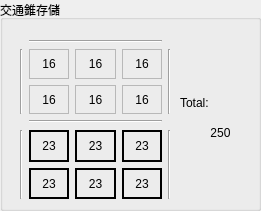
       <widget class="QGroupBox" name="groupBox_9">
        <property name="geometry">
         <rect>
          <x>1500</x>
          <y>480</y>
          <width>261</width>
          <height>211</height>
         </rect>
        </property>
        <property name="title">
         <string>交通錐存儲</string>
        </property>
        <widget class="QWidget" name="gridLayoutWidget_12">
         <property name="geometry">
          <rect>
           <x>20</x>
           <y>130</y>
           <width>151</width>
           <height>69</height>
          </rect>
         </property>
         <layout class="QGridLayout" name="gridLayout_14">
          <item row="0" column="3">
           <widget class="QLabel" name="coneStorageLabel_5">
            <property name="frameShape">
             <enum>QFrame::WinPanel</enum>
            </property>
            <property name="text">
             <string>23</string>
            </property>
            <property name="alignment">
             <set>Qt::AlignCenter</set>
            </property>
           </widget>
          </item>
          <item row="0" column="2">
           <widget class="QLabel" name="coneStorageLabel_4">
            <property name="frameShape">
             <enum>QFrame::WinPanel</enum>
            </property>
            <property name="text">
             <string>23</string>
            </property>
            <property name="alignment">
             <set>Qt::AlignCenter</set>
            </property>
           </widget>
          </item>
          <item row="0" column="1">
           <widget class="QLabel" name="coneStorageLabel_3">
            <property name="frameShape">
             <enum>QFrame::WinPanel</enum>
            </property>
            <property name="text">
             <string>23</string>
            </property>
            <property name="alignment">
             <set>Qt::AlignCenter</set>
            </property>
           </widget>
          </item>
          <item row="1" column="1">
           <widget class="QLabel" name="coneStorageLabel_0">
            <property name="frameShape">
             <enum>QFrame::WinPanel</enum>
            </property>
            <property name="text">
             <string>23</string>
            </property>
            <property name="alignment">
             <set>Qt::AlignCenter</set>
            </property>
           </widget>
          </item>
          <item row="1" column="2">
           <widget class="QLabel" name="coneStorageLabel_1">
            <property name="frameShape">
             <enum>QFrame::WinPanel</enum>
            </property>
            <property name="text">
             <string>23</string>
            </property>
            <property name="alignment">
             <set>Qt::AlignCenter</set>
            </property>
           </widget>
          </item>
          <item row="1" column="3">
           <widget class="QLabel" name="coneStorageLabel_2">
            <property name="frameShape">
             <enum>QFrame::WinPanel</enum>
            </property>
            <property name="text">
             <string>23</string>
            </property>
            <property name="alignment">
             <set>Qt::AlignCenter</set>
            </property>
           </widget>
          </item>
          <item row="0" column="4" rowspan="2">
           <widget class="Line" name="line_15">
            <property name="orientation">
             <enum>Qt::Vertical</enum>
            </property>
           </widget>
          </item>
          <item row="0" column="0" rowspan="2">
           <widget class="Line" name="line_16">
            <property name="orientation">
             <enum>Qt::Vertical</enum>
            </property>
           </widget>
          </item>
         </layout>
        </widget>
        <widget class="QWidget" name="gridLayoutWidget_13">
         <property name="geometry">
          <rect>
           <x>20</x>
           <y>40</y>
           <width>151</width>
           <height>83</height>
          </rect>
         </property>
         <layout class="QGridLayout" name="gridLayout_15">
          <item row="3" column="1" colspan="3">
           <widget class="Line" name="line_2">
            <property name="orientation">
             <enum>Qt::Horizontal</enum>
            </property>
           </widget>
          </item>
          <item row="1" column="3">
           <widget class="QLabel" name="coneStorageLabel_11">
            <property name="frameShape">
             <enum>QFrame::StyledPanel</enum>
            </property>
            <property name="text">
             <string>16</string>
            </property>
            <property name="alignment">
             <set>Qt::AlignCenter</set>
            </property>
           </widget>
          </item>
          <item row="1" column="2">
           <widget class="QLabel" name="coneStorageLabel_10">
            <property name="frameShape">
             <enum>QFrame::StyledPanel</enum>
            </property>
            <property name="text">
             <string>16</string>
            </property>
            <property name="alignment">
             <set>Qt::AlignCenter</set>
            </property>
           </widget>
          </item>
          <item row="1" column="1">
           <widget class="QLabel" name="coneStorageLabel_9">
            <property name="frameShape">
             <enum>QFrame::StyledPanel</enum>
            </property>
            <property name="text">
             <string>16</string>
            </property>
            <property name="alignment">
             <set>Qt::AlignCenter</set>
            </property>
           </widget>
          </item>
          <item row="2" column="1">
           <widget class="QLabel" name="coneStorageLabel_6">
            <property name="frameShape">
             <enum>QFrame::StyledPanel</enum>
            </property>
            <property name="text">
             <string>16</string>
            </property>
            <property name="alignment">
             <set>Qt::AlignCenter</set>
            </property>
           </widget>
          </item>
          <item row="2" column="2">
           <widget class="QLabel" name="coneStorageLabel_7">
            <property name="frameShape">
             <enum>QFrame::StyledPanel</enum>
            </property>
            <property name="text">
             <string>16</string>
            </property>
            <property name="alignment">
             <set>Qt::AlignCenter</set>
            </property>
           </widget>
          </item>
          <item row="2" column="3">
           <widget class="QLabel" name="coneStorageLabel_8">
            <property name="frameShape">
             <enum>QFrame::StyledPanel</enum>
            </property>
            <property name="text">
             <string>16</string>
            </property>
            <property name="alignment">
             <set>Qt::AlignCenter</set>
            </property>
           </widget>
          </item>
          <item row="0" column="1" colspan="3">
           <widget class="Line" name="line">
            <property name="orientation">
             <enum>Qt::Horizontal</enum>
            </property>
           </widget>
          </item>
          <item row="1" column="4" rowspan="2">
           <widget class="Line" name="line_14">
            <property name="orientation">
             <enum>Qt::Vertical</enum>
            </property>
           </widget>
          </item>
          <item row="1" column="0" rowspan="2">
           <widget class="Line" name="line_13">
            <property name="orientation">
             <enum>Qt::Vertical</enum>
            </property>
           </widget>
          </item>
         </layout>
        </widget>
        <widget class="QLabel" name="label_51">
         <property name="geometry">
          <rect>
           <x>180</x>
           <y>90</y>
           <width>51</width>
           <height>26</height>
          </rect>
         </property>
         <property name="text">
          <string>Total:</string>
         </property>
        </widget>
        <widget class="QLabel" name="coneStorageTotalLabel">
         <property name="geometry">
          <rect>
           <x>190</x>
           <y>120</y>
           <width>61</width>
           <height>26</height>
          </rect>
         </property>
         <property name="text">
          <string>250</string>
         </property>
         <property name="alignment">
          <set>Qt::AlignCenter</set>
         </property>
        </widget>
       </widget>
